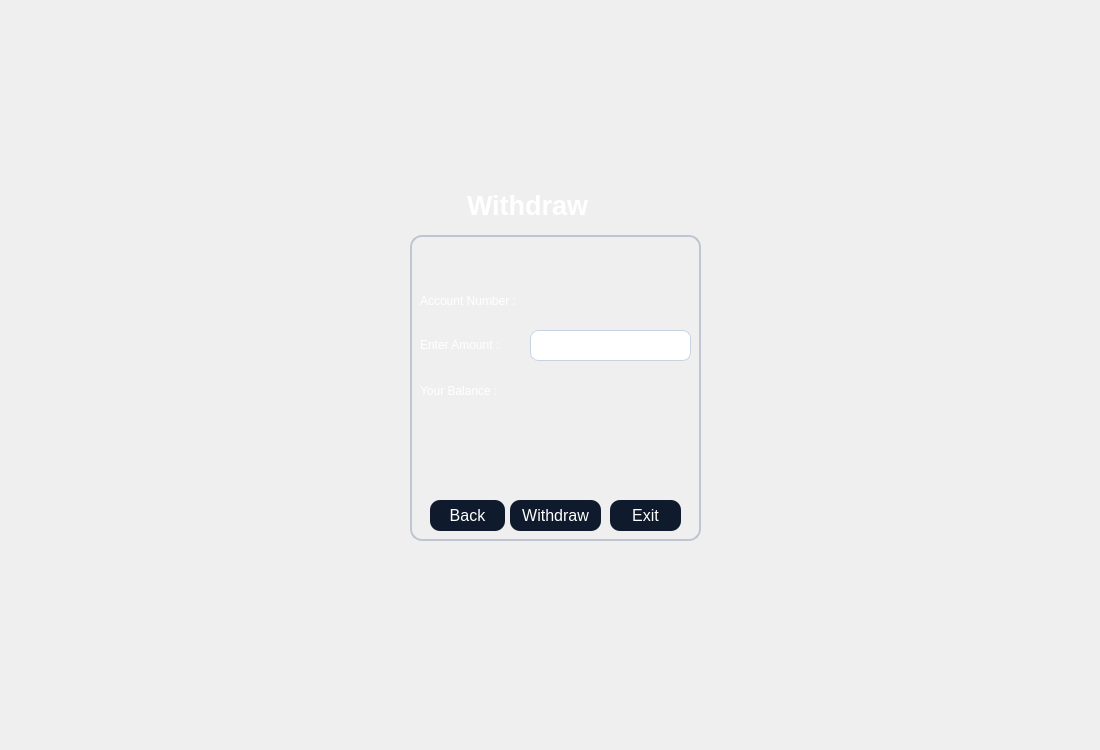
<?xml version="1.0" encoding="UTF-8"?>
<ui version="4.0">
 <class>money</class>
 <widget class="QDialog" name="money">
  <property name="geometry">
   <rect>
    <x>0</x>
    <y>0</y>
    <width>1100</width>
    <height>750</height>
   </rect>
  </property>
  <property name="windowTitle">
   <string>Dialog</string>
  </property>
  <property name="styleSheet">
   <string notr="true">QTableWidget {
    background-color: #1A2236;
    color: #FFFFFF;
    border: 1px solid #3A3F58;
    gridline-color: #3A3F58;
    font-family: &quot;Inter&quot;;
    font-size: 10pt;
    border-radius: 8px;
    selection-background-color: #0F5FFF;
    selection-color: #FFFFFF;
}

QHeaderView::section {
    background-color: #0F1A2C;
    color: #FFFFFF;
    border: 1px solid #3A3F58;
    padding: 4px;
    font-family: &quot;Montserrat SemiBold&quot;;
    font-size: 10pt;
}

QTableWidget::item:selected {
    background-color: #0F5FFF;
    color: #FFFFFF;
}
QGroupBox {
    border: 1.5px solid #BFC5D2;
    border-radius: 12px;
    margin-top: 25px;
    color: white;
    font-family: &quot;Segoe UI Semibold&quot;;
    font-size: 14pt;
}

QGroupBox::title {
    subcontrol-origin: margin;
    padding: 4px 10px;
}
QPushButton {
    background-color: #0F1A2C;
    color: #FFFFFF;
	border-color: rgb(0, 0, 0);
    border-radius: 10px;
    font-family: &quot;Montserrat SemiBold&quot;;
    font-size: 12pt;
    padding: 6px 12px;
}

QPushButton:hover {
    background-color: #1A2942;
}

QPushButton:pressed {
    background-color: #09111A;
}
QLineEdit {
    background-color: #FFFFFF;
    border: 1px solid #C6D4E1;
    border-radius: 8px;
    padding: 6px;
    color: #0A1320;
    font-family: &quot;Inter&quot;;
    font-size: 11pt;
}

QLineEdit:focus {
    border: 1px solid #00B4FF;
    background-color: #F8FBFF;
}
QComboBox {
    background-color: #FFFFFF;
    border: 1px solid #C6D4E1;
    border-radius: 8px;
    padding: 6px;
    color: #0A1320;
    font-family: &quot;Inter&quot;;
    font-size: 11pt;
}

QComboBox:focus {
    border: 1px solid #00B4FF;
    background-color: #F8FBFF;
}

QComboBox::drop-down {
    subcontrol-origin: padding;
    subcontrol-position: top right;
    width: 20px;
    border-left: 1px solid #C6D4E1;
}

QComboBox::down-arrow {
    
	image: url(:/new/prefix1/icon.png);
    width: 12px;
    height: 12px;
}
QDateEdit {
    background-color: #FFFFFF;
    border: 1px solid #C6D4E1;
    border-radius: 8px;
    padding: 6px;
    color: #0A1320;
    font-family: &quot;Inter&quot;;
    font-size: 11pt;
}

QDateEdit:focus {
    border: 1px solid #00B4FF;
    background-color: #F8FBFF;
}

QDateEdit::drop-down {
    subcontrol-origin: padding;
    subcontrol-position: top right;
    width: 20px;
    border-left: 1px solid #C6D4E1;
}

QDateEdit::down-arrow {
    image: url(:/new/prefix1/icon.png);
    width: 12px;
    height: 12px;
}
QDateEdit::up-arrow {
    
	image: url(:/new/prefix1/icon3.webp);
    width: 12px;
    height: 12px;
}

QTabWidget::pane {
    border: 1px solid #3A3F58;
    border-radius: 8px;
    background-color: #1A2236;
}

QTabBar::tab {
    background: #0F1A2C;
    color: #FFFFFF;
    border: 1px solid #3A3F58;
    border-bottom: none;
    border-top-left-radius: 8px;
    border-top-right-radius: 8px;
    padding: 8px 16px;
    font-family: &quot;Montserrat SemiBold&quot;;
    font-size: 10pt;
}

QTabBar::tab:selected {
    background: #0F5FFF;
    color: #FFFFFF;
}

QTabBar::tab:hover {
    background: #1A2942;
}</string>
  </property>
  <widget class="QLabel" name="label">
   <property name="geometry">
    <rect>
     <x>0</x>
     <y>0</y>
     <width>1100</width>
     <height>750</height>
    </rect>
   </property>
   <property name="styleSheet">
    <string notr="true">image: url(:/new/prefix1/bg.jpg);</string>
   </property>
   <property name="text">
    <string/>
   </property>
  </widget>
  <widget class="QGroupBox" name="groupBox">
   <property name="geometry">
    <rect>
     <x>410</x>
     <y>210</y>
     <width>291</width>
     <height>331</height>
    </rect>
   </property>
   <property name="title">
    <string/>
   </property>
   <widget class="QLabel" name="label_6">
    <property name="geometry">
     <rect>
      <x>10</x>
      <y>130</y>
      <width>108</width>
      <height>10</height>
     </rect>
    </property>
    <property name="styleSheet">
     <string notr="true">color: rgb(255, 255, 255);</string>
    </property>
    <property name="text">
     <string>Enter Amount :</string>
    </property>
   </widget>
   <widget class="QLabel" name="label_7">
    <property name="geometry">
     <rect>
      <x>10</x>
      <y>170</y>
      <width>111</width>
      <height>21</height>
     </rect>
    </property>
    <property name="styleSheet">
     <string notr="true">color: rgb(255, 255, 255);</string>
    </property>
    <property name="text">
     <string>Your Balance :</string>
    </property>
   </widget>
   <widget class="QLabel" name="label_8">
    <property name="geometry">
     <rect>
      <x>10</x>
      <y>80</y>
      <width>111</width>
      <height>21</height>
     </rect>
    </property>
    <property name="styleSheet">
     <string notr="true">color: rgb(255, 255, 255);</string>
    </property>
    <property name="text">
     <string>Account Number :</string>
    </property>
   </widget>
   <widget class="QLabel" name="l1">
    <property name="geometry">
     <rect>
      <x>120</x>
      <y>158</y>
      <width>101</width>
      <height>41</height>
     </rect>
    </property>
    <property name="styleSheet">
     <string notr="true">color: rgb(255, 255, 255);
font: 700 14pt &quot;Segoe UI&quot;;</string>
    </property>
    <property name="text">
     <string/>
    </property>
   </widget>
   <widget class="QLabel" name="l2">
    <property name="geometry">
     <rect>
      <x>20</x>
      <y>230</y>
      <width>251</width>
      <height>41</height>
     </rect>
    </property>
    <property name="styleSheet">
     <string notr="true">font: 700 14pt &quot;Segoe UI&quot;;
color: rgb(170, 0, 0);
</string>
    </property>
    <property name="text">
     <string>&lt;html&gt;&lt;head/&gt;&lt;body&gt;&lt;p align=&quot;center&quot;&gt;&lt;br/&gt;&lt;/p&gt;&lt;/body&gt;&lt;/html&gt;</string>
    </property>
   </widget>
   <widget class="QPushButton" name="exit">
    <property name="geometry">
     <rect>
      <x>200</x>
      <y>290</y>
      <width>71</width>
      <height>31</height>
     </rect>
    </property>
    <property name="text">
     <string>Exit</string>
    </property>
   </widget>
   <widget class="QPushButton" name="withdraw">
    <property name="geometry">
     <rect>
      <x>100</x>
      <y>290</y>
      <width>91</width>
      <height>31</height>
     </rect>
    </property>
    <property name="text">
     <string>Withdraw</string>
    </property>
   </widget>
   <widget class="QPushButton" name="back">
    <property name="geometry">
     <rect>
      <x>20</x>
      <y>290</y>
      <width>75</width>
      <height>31</height>
     </rect>
    </property>
    <property name="text">
     <string>Back</string>
    </property>
   </widget>
   <widget class="QLineEdit" name="le">
    <property name="geometry">
     <rect>
      <x>120</x>
      <y>120</y>
      <width>161</width>
      <height>31</height>
     </rect>
    </property>
   </widget>
   <widget class="QLabel" name="l3">
    <property name="geometry">
     <rect>
      <x>120</x>
      <y>75</y>
      <width>101</width>
      <height>31</height>
     </rect>
    </property>
    <property name="styleSheet">
     <string notr="true">color: rgb(255, 255, 255);
font: 700 14pt &quot;Segoe UI&quot;;</string>
    </property>
    <property name="text">
     <string/>
    </property>
   </widget>
  </widget>
  <widget class="QLabel" name="label_2">
   <property name="geometry">
    <rect>
     <x>460</x>
     <y>180</y>
     <width>191</width>
     <height>51</height>
    </rect>
   </property>
   <property name="styleSheet">
    <string notr="true">color: #FFFFFF; 
font-family: &quot;Montserrat SemiBold&quot;; 
font-size: 20pt;
font-weight: 700; 
padding: 4px 0;</string>
   </property>
   <property name="text">
    <string>Withdraw</string>
   </property>
  </widget>
 </widget>
 <resources/>
 <connections/>
</ui>
